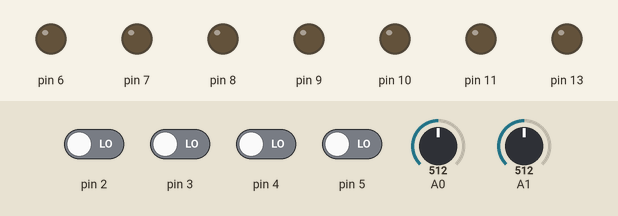
This sketch was run on a simulated Arduino Uno, built with avr-gcc and run on an emulated ATmega328P. On the bench: output pins drawn as LEDs (lit = HIGH). The inputs (shaded band) are chosen by the test bench; at power-on: pin 2–5 LOW, A0 = 512, A1 = 512.

Above: at 0.2 s.
Timing chart, 0 to 1.7 s (numbered marks = the images above):
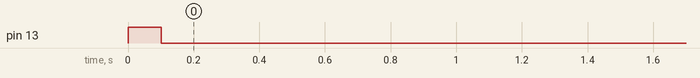

The sketch:

advanced_slave.ino
```cpp
/**
 *  Modbus slave example 2:
 *  The purpose of this example is to link the Arduino digital and analog
 *	pins to an external device.
 *
 *  Recommended Modbus Master: QModbus
 *  http://qmodbus.sourceforge.net/
 *
 *  Editado al español por LuxARTS
 */

//Incluye la librería del protocolo Modbus
#include <ModbusRtu.h>
#define ID   1

//Crear instancia
Modbus slave(ID, Serial, 0); //ID del nodo. 0 para el master, 1-247 para esclavo
                        //Puerto serie (0 = TX: 1 - RX: 0)
                        //Protocolo serie. 0 para RS-232 + USB (default), cualquier pin mayor a 1 para RS-485
boolean led;
int8_t state = 0;
unsigned long tempus;

uint16_t au16data[9]; //La tabla de registros que se desea compartir por la red

/*********************************************************
 Configuración del programa
*********************************************************/
void setup() {
  io_setup(); //configura las entradas y salidas

  Serial.begin(9600); //Abre la comunicación como esclavo
  slave.start();
  tempus = millis() + 100; //Guarda el tiempo actual + 100ms
  digitalWrite(13, HIGH ); //Prende el led del pin 13 (el de la placa)
}

/*********************************************************
 Inicio del programa
*********************************************************/
void loop() {
  //Comprueba el buffer de entrada
  state = slave.poll( au16data, 9 ); //Parámetros: Tabla de registros para el intercambio de info
                                     //            Tamaño de la tabla de registros
                                     //Devuelve 0 si no hay pedido de datos
                                     //Devuelve 1 al 4 si hubo error de comunicación
                                     //Devuelve mas de 4 si se procesó correctamente el pedido

  if (state > 4) { //Si es mayor a 4 = el pedido fué correcto
    tempus = millis() + 50; //Tiempo actual + 50ms
    digitalWrite(13, HIGH);//Prende el led
  }
  if (millis() > tempus) digitalWrite(13, LOW );//Apaga el led 50ms después

  //Actualiza los pines de Arduino con la tabla de Modbus
  io_poll();
}

/**
 * pin maping:
 * 2 - digital input
 * 3 - digital input
 * 4 - digital input
 * 5 - digital input
 * 6 - digital output
 * 7 - digital output
 * 8 - digital output
 * 9 - digital output
 * 10 - analog output
 * 11 - analog output
 * 14 - analog input
 * 15 - analog input
 *
 * pin 13 reservado para ver el estado de la comunicación
 */
void io_setup() {
  pinMode(2, INPUT);
  pinMode(3, INPUT);
  pinMode(4, INPUT);
  pinMode(5, INPUT);
  pinMode(6, OUTPUT);
  pinMode(7, OUTPUT);
  pinMode(8, OUTPUT);
  pinMode(9, OUTPUT);
  pinMode(10, OUTPUT);
  pinMode(11, OUTPUT);
  pinMode(13, OUTPUT);

  digitalWrite(6, LOW );
  digitalWrite(7, LOW );
  digitalWrite(8, LOW );
  digitalWrite(9, LOW );
  digitalWrite(13, HIGH ); //Led del pin 13 de la placa
  analogWrite(10, 0 ); //PWM 0%
  analogWrite(11, 0 ); //PWM 0%
}

/*********************************************************
Enlaza la tabla de registros con los pines
*********************************************************/
void io_poll() {
  // digital inputs -> au16data[0]
  // Lee las entradas digitales y las guarda en bits de la primera variable del vector
  // (es lo mismo que hacer una máscara)
  bitWrite( au16data[0], 0, digitalRead( 2 )); //Lee el pin 2 de Arduino y lo guarda en el bit 0 de la variable au16data[0]
  bitWrite( au16data[0], 1, digitalRead( 3 ));
  bitWrite( au16data[0], 2, digitalRead( 4 ));
  bitWrite( au16data[0], 3, digitalRead( 5 ));

  // digital outputs -> au16data[1]
  // Lee los bits de la segunda variable y los pone en las salidas digitales
  digitalWrite( 6, bitRead( au16data[1], 0 )); //Lee el bit 0 de la variable au16data[1] y lo pone en el pin 6 de Arduino
  digitalWrite( 7, bitRead( au16data[1], 1 ));
  digitalWrite( 8, bitRead( au16data[1], 2 ));
  digitalWrite( 9, bitRead( au16data[1], 3 ));

  // Cambia el valor del PWM
  analogWrite( 10, au16data[2] ); //El valor de au16data[2] se escribe en la salida de PWM del pin 10 de Arduino. (siendo 0=0% y 255=100%)
  analogWrite( 11, au16data[3] );

  // Lee las entradas analógicas (ADC)
  au16data[4] = analogRead( 0 ); //El valor analógico leido en el pin A0 se guarda en au16data[4]. (siendo 0=0v y 1023=5v)
  au16data[5] = analogRead( 1 );

  // Diagnóstico de la comunicación (para debug)
  au16data[6] = slave.getInCnt();  //Devuelve cuantos mensajes se recibieron
  au16data[7] = slave.getOutCnt(); //Devuelve cuantos mensajes se transmitieron
  au16data[8] = slave.getErrCnt(); //Devuelve cuantos errores hubieron
}
```

Measured:
- by itself, pin 13: HIGH → LOW at 0.10 s
